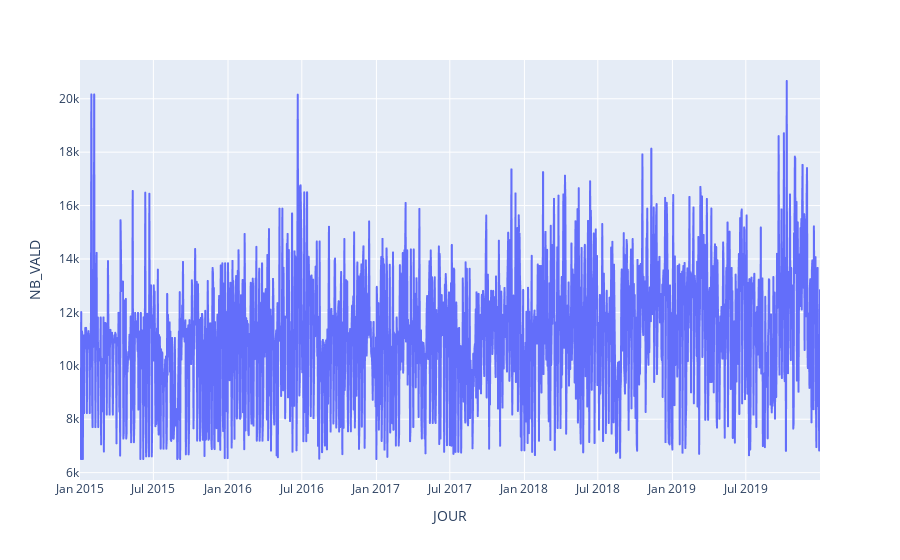

The code cell stored with this chart in its notebook:
### Code cell
#Distribution
fig=px.line(data,x="JOUR",y='NB_VALD')#,color="LIBELLE_ARRET")
fig.show()

### Figure 1 — Plotly figure (JSON) as saved in the notebook; plotly's stock layout.template omitted (floating-point values rounded to 4 significant figures; data arrays with more than 128 entries replaced by an {"elided": "..."} marker saying what was removed)
{"data": [{"hovertemplate": "JOUR=%{x}<br>NB_VALD=%{y}<extra></extra>", "legendgroup": "", "line": {"color": "#636efa", "dash": "solid"}, "marker": {"symbol": "circle"}, "mode": "lines", "name": "", "showlegend": false, "type": "scattergl", "x": {"elided": "1825 str values"}, "xaxis": "x", "y": {"elided": "1825 int values"}, "yaxis": "y"}], "layout": {"legend": {"tracegroupgap": 0}, "margin": {"t": 60}, "xaxis": {"anchor": "y", "domain": [0, 1], "title": {"text": "JOUR"}}, "yaxis": {"anchor": "x", "domain": [0, 1], "title": {"text": "NB_VALD"}}}}
